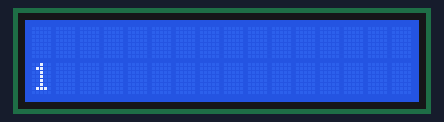
Recording of a sketch running on a simulated Arduino Uno, built with avr-gcc and run on an emulated ATmega328P. Shown: 16×2 character LCD.

Above: at 0.1 s.
At 2.1 s:
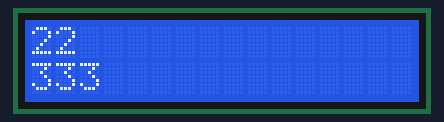
At 4.1 s:
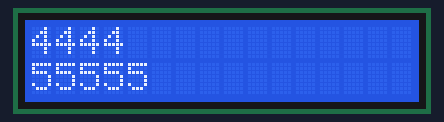
At 9.2 s:
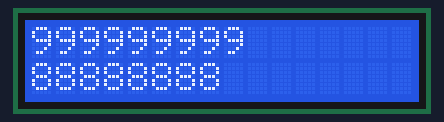
At 13.2 s:
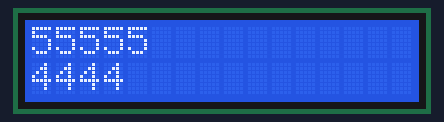
At 18.2 s:
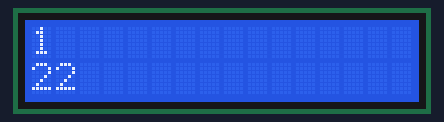

Measured:
- by itself, everything shown: repeats every 17.1 s, in 17 steps
- what the display in image 1 shows lasts 1.0 s, from 2.1 s to 3.1 s

The sketch:

PraticaB2.ino
```cpp
// BRENO AMARAL SANTOS
// GIOVANNA SILVA PENIDO
// GUSTAVO HENRIQUE NEIVA
// JOÃO VICTOR FERNANDES LIMA
// CC2MA

#include <LiquidCrystal.h> // importando a biblioteca

LiquidCrystal lcd(13, 12, 7, 6, 5, 4); // Definição das portas do display

void setup() {
  lcd.begin(16, 2);
}

void loop() {
  // Impressão dos números em ordem crescente
  for(int i = 0; i < 9; i++) {
    lcd.clear();
    lcd.setCursor(0, 0);
    for (int j = 0; j < i; j++){
      lcd.print(i);
    }
    lcd.setCursor(0, 1);
    for (int k = 0; k < i+1; k++){
    	lcd.print(i+1);
    }
    delay(1000);

    }

  // Impressão dos números em ordem decrescente
  for(int i = 8; i > 0; i--) {
    lcd.clear();
    lcd.setCursor(0, 0);
    for (int j = 0; j < i+1; j++){
      lcd.print(i+1);
    }
    lcd.setCursor(0, 1);
    for (int k = 0; k < i; k++){
    	lcd.print(i);
    }
    delay(1000);

    }
  }  
```
